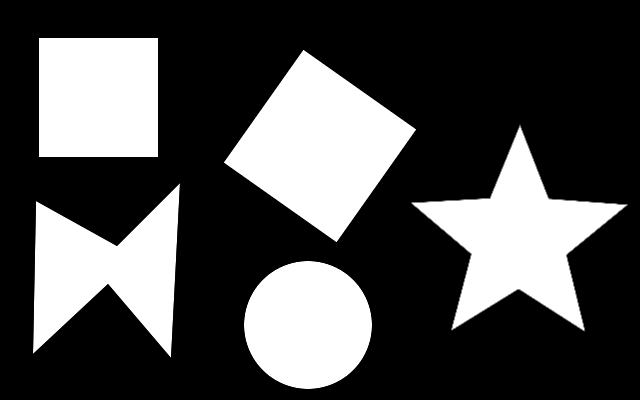
#> input picture shapes/input/test.png, 640 x 400 px
$ python main.py --directory ../input   (older library calls are emulated)
#> lines starting #> are read from the running program, lines starting #| are printed output that depends on the picture
### shapes/src/classifiers/geometric.py
from src.data.types import ShapeType
import cv2
import numpy as np


class GeometricClassifier:
    """
    OpenCV geometric classifier.
    """

    perimeter_tolerance = 0.03  # relative
    dimension_tolerance = 8     # pixels
    aspect_lower = 0.8          # relative
    aspect_upper = 1.2          # relative

    def classify(self, region, verbose=False):
        """
        Performs classification on a single input image.
        The input region image should be thresholded (only 1 bit per pixel allowed).
        The input region image should contain one white shape on a black background.

        :param region: The region being classified.
        :type region: src.data.types.Region
        :param verbose: Specifies whether the classified image should be shown in a separate window.
        :type verbose: bool
        :return: Type of shape classified on the input image.
        :rtype: ShapeType
        """
        image = region.image
        if verbose:
            cv2.imshow("", image * 255)

        # find shape contours
        _, contours, _ = cv2.findContours(image, cv2.RETR_EXTERNAL, cv2.CHAIN_APPROX_SIMPLE)

        # ignore if the image doesn't have exactly one shape
        if len(contours) != 1:
            return None

        # approximate the contour
        contour = contours[0]
        perimeter = cv2.arcLength(contour, True)
        approximation = cv2.approxPolyDP(contour, self.perimeter_tolerance * perimeter, True)

        # verify the approximation
        if len(approximation) == 3:
            return ShapeType.TRIANGLE
        if len(approximation) == 4:
            return self._check_square(approximation)
        if len(approximation) == 10:
            return self._check_star(approximation)
        return self._check_circle(contour, perimeter)

    # [61 lines left out: functions _check_square, _check_star, _check_circle, not called in this run]

### shapes/src/main.py
import argparse

import cv2
import os

from src.classifiers.geometric import GeometricClassifier
from src.data.types import ShapeType

parser = argparse.ArgumentParser()
parser.add_argument(
    "-d",
    "--directory",
    required=True,
    help="path of directory with testing outlines"
)
arguments = parser.parse_args()

if not os.path.isdir(arguments.directory):
    raise ValueError("Supplied path is not a directory")

for (basedir, _, filenames) in os.walk(arguments.directory):
    results = {
        ShapeType.TRIANGLE: 0,
        ShapeType.SQUARE: 0,
        ShapeType.STAR: 0,
        ShapeType.CIRCLE: 0,
        None: 0
    }
    for filename in filenames:
        full_path = os.path.join(basedir, filename)
        image = cv2.imread(full_path, flags=cv2.IMREAD_GRAYSCALE)
#> image is the input picture: shape (400, 640); min 0, max 255, mean 76.4
        # invert the image for now, since they are the opposite way we want them in the training set
        # should be white on black, not black on white
        image = cv2.bitwise_not(image)
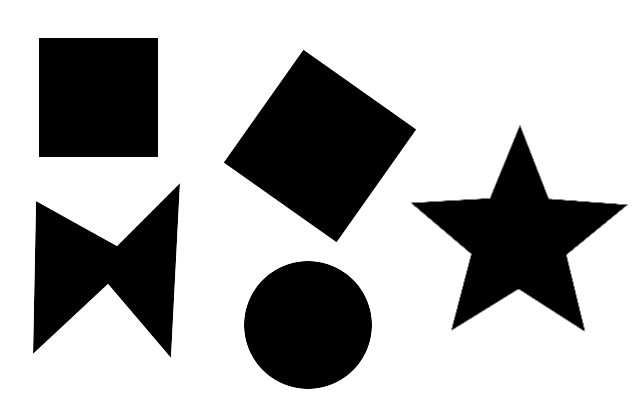
#> image: shape (400, 640); min 0, max 255, mean 178.6
        classifier = GeometricClassifier()
        result = classifier.classify(image)
#> (the run stopped early here; a loop or call above may not have finished)
